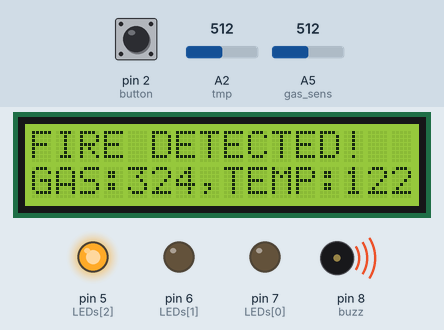
The sketch below on a simulated Arduino Uno, built with avr-gcc and run on an emulated ATmega328P. Parts: 16×2 character LCD, output pins drawn as LEDs (lit = HIGH), buzzer (waves = sounding). Inputs (shaded band) come from the test bench; at power-on: pin 2 (button) HIGH, A2 (tmp) = 512, A5 (gas_sens) = 512.

Above: at 2.6 s.
2.7 s: pin 2 (button) pulled LOW for 0.15 s
At 5.5 s:
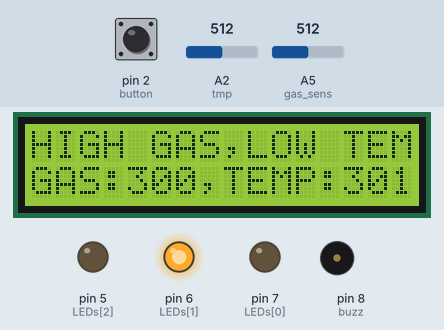
5.8 s: pin 2 (button) pulled LOW for 1 s
At 7.8 s:
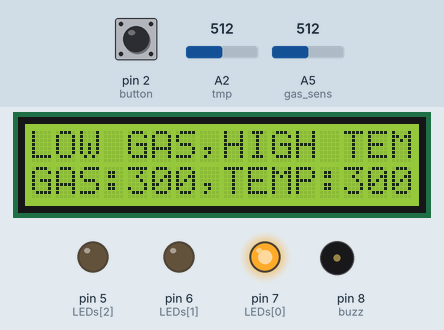
9.8 s: pin 2 (button) pulled LOW for 3.2 s
At 13.2 s:
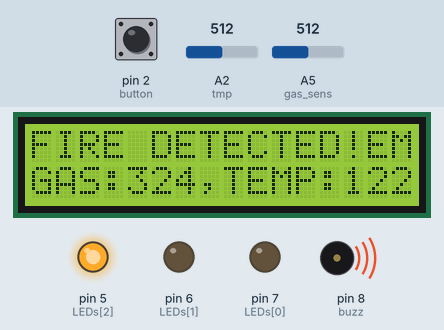
14.5 s: pin 2 (button) pulled LOW for 0.15 s
At 16.3 s:
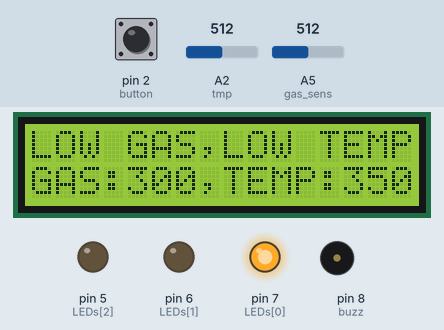
17.6 s: pin 2 (button) pulsed LOW 2 times (0.12 s each, 0.3 s apart)
At 18.3 s:
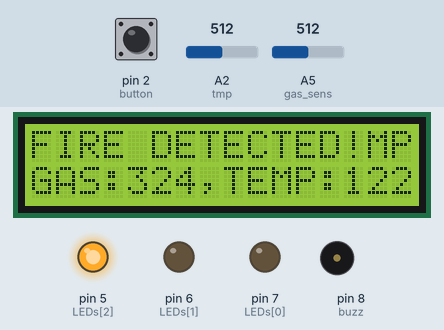
Timing chart, 0 to 22.1 s (numbered marks = the images above; inputs shaded):
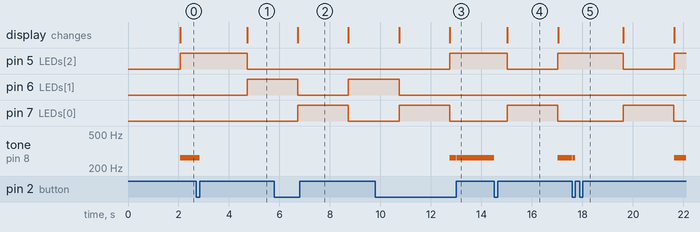

The sketch:

Simulasi_Fire_detector.ino
```cpp
#include <LiquidCrystal.h>

//For LCD:
char normValues1[]= "LOW GAS,LOW TEMP";
char normValues2[]= "GAS:300,TEMP:350";

char normValuesButHighTemp1[]= "LOW GAS,HIGH TEMP";
char normValuesButHighTemp2[]= "GAS:300,TEMP:300";

char elevatedValuesWithHighTemp1[]= "HIGH GAS,HIGH TEMP";
char elevatedValuesWithHighTemp2[]= "GAS:300,TEMP:301";

char elevatedValuesNormTemp1[]= "HIGH GAS,LOW TEMP";
char elevatedValuesNormTemp2[]= "GAS:300,TEMP:301";

char critical1[]="FIRE DETECTED!";
char critical2[]="GAS:324,TEMP:122";


//define LCD pins:
//LiquidCrystal lcd(RS, E, DB4, DB5, DB6, DB7);
LiquidCrystal lcd(12, 11, 3, 4, 9, 10);

//Various constants for input:
const int gas_sens = A5; //Gassensorpin
const int tmp = A2; //Temperaturepin
const int buzz = 8; //Buzzerpin.
const int button = 2;


//Various varibles for input:
int LEDs[] = {7,6,5}; //Greed LED: 7, Yellow LED: 6, Red LED: 5
int temp;
int gas_konc;
int vol = 0; //knobvalue from potentiometer.

//The interrupt sequence activated by the pushbutton:
void interruptHandler()
{
  noTone(buzz); //Shuts off the alarm.
  delay(2000); //Waiting 2 sec. for the smoke to clear.
  temp = 0;
  gas_konc = 0;
}

void setup()
{
  //Serial.begin(9600);
  lcd.begin(16,2);

  for(char i = 0; i<3;i++)
  {
    //Loop to make sure the LEDs are off at the start.
    pinMode(LEDs[i], OUTPUT);
    digitalWrite(LEDs[i], LOW);
  }
  pinMode(button, INPUT_PULLUP);
  attachInterrupt(digitalPinToInterrupt(button),interruptHandler, HIGH);


}

void loop()
{
  //Initiating the global varibles for the gaskoncentration and temperature.
  temp = 0;
  gas_konc = 0;

  //*******GAS***********************
  for(char j = 0; j<10; j++)
  {
    //Collecting 10 samples to calculate mean value
    gas_konc = gas_konc + analogRead(gas_sens);
    delay(100);
  }

  gas_konc = gas_konc/10;

  //******TEMP********************

  for(char m = 0; m<10; m++)
  {
    //Collecting 10 samples to calculate mean value
    temp = temp + analogRead(tmp);
    delay(100);
  }
  temp = temp/10;

  //*******val*********************
  if(gas_konc < 300)
  {
    //Normal values, Green LED -> On. All others are off.
    for(char k = 1; k<3;k++)
    {
      digitalWrite(LEDs[k], LOW);
    }

    digitalWrite(LEDs[0], HIGH);

    //Check if temperatur is abnormal.
    if(temp > 190)
    {
      lcd.setCursor(0,0);
      lcd.print(normValuesButHighTemp1);
      lcd.setCursor(0,1);
      lcd.print(normValuesButHighTemp2);

      //resets the varables:
      temp = 0;
      gas_konc = 0;
    }

    else
    {

      //resets the varables:
      temp = 0;
      gas_konc = 0;

      lcd.setCursor(0,0);
      lcd.print(normValues1);
      lcd.setCursor(0,1);
      lcd.print(normValues2);
    }
  }

  else if(gas_konc > 300 && gas_konc <500)
  {
    //Heightened state of alert, Yellow LED -> On. All other LEDs are off.
    digitalWrite(LEDs[0], LOW);
    digitalWrite(LEDs[2], LOW);
    digitalWrite(LEDs[1], HIGH);

    //Check if temperatur is dangerously high
    if(temp > 190 && temp < 250)
    {
      lcd.setCursor(0,0);
      lcd.print(elevatedValuesWithHighTemp1);
      lcd.setCursor(0,1);
      lcd.print(elevatedValuesWithHighTemp2);

      //resets the varables:
      temp = 0;
      gas_konc = 0;
    }

    else
    {
      lcd.setCursor(0,0);
      lcd.print(elevatedValuesNormTemp1);
      lcd.setCursor(0,1);
      lcd.print(elevatedValuesNormTemp2);

      //resets the varables:
      temp = 0;
      gas_konc = 0;
    }
  }

  while (gas_konc > 500)
  {
    //Critical state of alert, Red LED -> On, Buzzeralarm -> On. All other LEDs are off.
    //Resetbutton needs to be pressed in order for the alarm to power off.

    for(char l = 0; l<2;l++)
    {
      digitalWrite(LEDs[l], LOW);
    }

    lcd.setCursor(0,0);
    lcd.print(critical1);
    lcd.setCursor(0,1);
    lcd.print(critical2);

    digitalWrite(LEDs[2], HIGH);
    tone(buzz,262);//Activate alarm.
  }

}
```

Measured:
- after the input at 2.7 s, pin 5 (LEDs[2]): HIGH → LOW after 2.0 s; pin 6 (LEDs[1]): LOW → HIGH after 2.0 s; tone on pin 8 (buzz): 262 Hz → silent at once, → 262 Hz 0.01 s later, → silent 0.14 s later; the display: changes after 2.0 s (image 1)
- after the input at 5.8 s, pin 5 (LEDs[2]): stays LOW (without the input it goes to HIGH after 0.93 s); pin 7 (LEDs[0]): LOW → HIGH after 0.92 s, → LOW 2.0 s later; tone on pin 8 (buzz): stays silent (without the input it goes to 262 Hz after 0.93 s); the display: changes after 0.93 s (image 2)
- after the input at 9.8 s, pin 5 (LEDs[2]): LOW → HIGH after 2.9 s instead of 0.94 s; pin 7 (LEDs[0]): LOW → HIGH after 0.93 s, → LOW 2.0 s later; tone on pin 8 (buzz): silent → 262 Hz after 2.9 s instead of 0.94 s; the display: first changes after 0.94 s (image 3 shows a later state)
- after the input at 14.5 s, pin 5 (LEDs[2]): HIGH → LOW after 0.52 s, → HIGH 2.0 s later; pin 7 (LEDs[0]): LOW → HIGH after 0.52 s, → LOW 2.0 s later; tone on pin 8 (buzz): 262 Hz → silent at once, → 262 Hz 2.5 s later; the display: changes after 0.52 s (image 4)
- after the input at 17.6 s, pin 5 (LEDs[2]): HIGH → LOW after 2.0 s, → HIGH 2.0 s later; pin 7 (LEDs[0]): LOW → HIGH after 2.0 s, → LOW 2.0 s later; tone on pin 8 (buzz): 262 Hz → silent at once, → 262 Hz 0.01 s later, → silent 0.11 s later, → 262 Hz 3.9 s later
- what the display in image 4 shows lasts 2.0 s, from 15.0 s to 17.0 s
